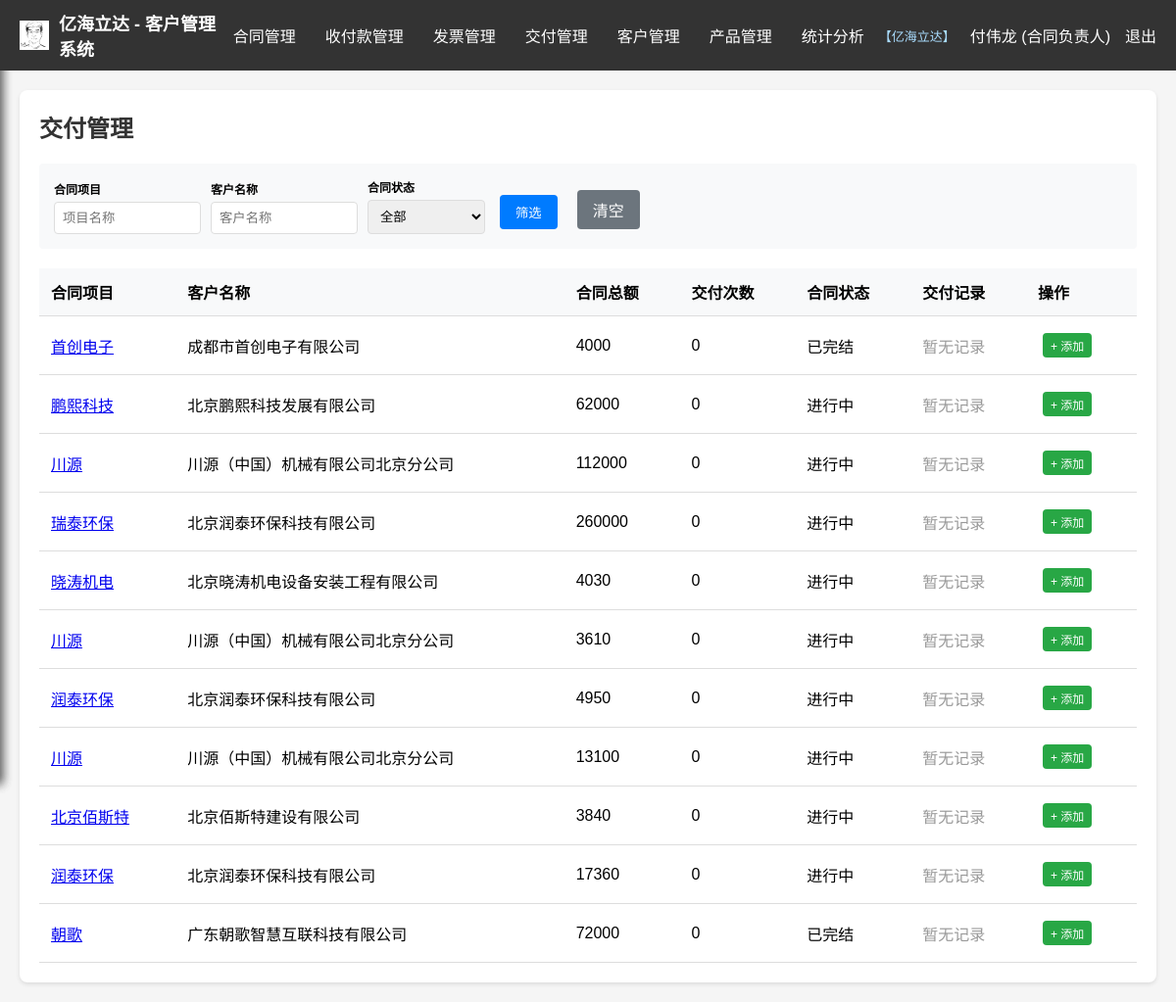
/deliveries (signed in), run on the app's committed database.
### models.py (models this page shows, shortened)
class TenantCustomer(db.Model):
    id = db.Column(db.Integer, primary_key=True)
    name = db.Column(db.String(200), nullable=False, unique=True)
    description = db.Column(db.String(500))
    created_at = db.Column(db.DateTime, default=datetime.utcnow)
    system_name = db.Column(db.String(200))
    company_name = db.Column(db.String(200))
    logo_file = db.Column(db.String(200))
    trial_expires_at = db.Column(db.DateTime, nullable=True)
    users = db.relationship('User', backref='tenant', lazy=True)

class User(db.Model):
    id = db.Column(db.Integer, primary_key=True)
    username = db.Column(db.String(50), nullable=False)
    __table_args__ = (db.UniqueConstraint('username', 'customer_id', name='uq_user_username_tenant'),)
    password_hash = db.Column(db.String(200), nullable=False)
    role = db.Column(db.String(50), nullable=False)
    permissions = db.Column(db.String(500))
    created_at = db.Column(db.DateTime, default=datetime.utcnow)
    customer_id = db.Column(db.Integer, db.ForeignKey('tenant_customer.id'), nullable=True)
    organization_id = db.Column(db.Integer, db.ForeignKey('organization.id'), nullable=True)

class Contract(db.Model):
    id = db.Column(db.Integer, primary_key=True)
    contract_number = db.Column(db.String(100))  # 新增：合同编号
    customer_name = db.Column(db.String(200), nullable=False)
    project_name = db.Column(db.String(200), nullable=False)
    product_name = db.Column(db.String(200))
    model = db.Column(db.String(100))
    unit = db.Column(db.String(50))
    quantity = db.Column(db.Float)
    unit_price = db.Column(db.Float)
    total_price = db.Column(db.Float, nullable=False)
    tax_rate = db.Column(db.Float)
    contract_type = db.Column(db.String(50))
    sub_type = db.Column(db.String(100))
    project_staff = db.Column(db.String(200))
    sales_staff = db.Column(db.String(100))
    file_path = db.Column(db.String(500))
    signing_date = db.Column(db.Date)
    status = db.Column(db.String(20), default='进行中')
    business_type = db.Column(db.String(20), default='销售')
    created_at = db.Column(db.DateTime, default=datetime.utcnow)
    customer_id = db.Column(db.Integer, db.ForeignKey('tenant_customer.id'), nullable=True)
    created_by = db.Column(db.String(100))
    organization_id = db.Column(db.Integer, db.ForeignKey('organization.id'), nullable=True)
    payments = db.relationship('Payment', backref='contract', lazy=True, cascade='all, delete-orphan')
    deliveries = db.relationship('Delivery', backref='contract', lazy=True, cascade='all, delete-orphan')
    invoices = db.relationship('Invoice', backref='contract', lazy=True, cascade='all, delete-orphan')
    products = db.relationship('ContractProduct', backref='contract', lazy=True, cascade='all, delete-orphan')

### app.py (the view)
@app.route('/deliveries')
@login_required
def deliveries_list():
    user_id = session.get('user_id')
    perms = get_user_function_permissions(user_id)
    has_delivery_perm = any('交付' in p for p in perms)
    if not has_delivery_perm and perms != 'all':
        flash('您没有交付管理权限，请联系管理员', 'warning')
        return redirect(url_for('index'))
    customer_id = get_current_customer_id()
    q = Contract.query
    if customer_id is not None:
        q = q.filter(Contract.customer_id == customer_id)
    f_contract = request.args.get('f_contract', '')
    f_customer = request.args.get('f_customer', '')
    f_status = request.args.get('f_status', '')
    if f_contract:
        q = q.filter(Contract.project_name.like(f'%{f_contract}%'))
    if f_customer:
        q = q.filter(Contract.customer_name.like(f'%{f_customer}%'))
    if f_status:
        q = q.filter(Contract.status == f_status)
    contracts = q.order_by(Contract.signing_date.desc()).all()
    contracts_with_deliveries = []
    for contract in contracts:
        deliveries = Delivery.query.filter_by(contract_id=contract.id).order_by(Delivery.delivery_date.desc()).all()
        contracts_with_deliveries.append({
            'contract': contract,
            'deliveries': deliveries,
            'delivery_count': len(deliveries)
        })
    filters = {
        'f_contract': f_contract,
        'f_customer': f_customer,
        'f_status': f_status
    }
    return render_template('deliveries_list.html', contracts_with_deliveries=contracts_with_deliveries, filters=filters)

### app.py (called while the page is built)
@app.template_filter('notrailzero')
def notrailzero_filter(val):
    if val is None:
        return ''
    return '{:g}'.format(float(val))

def get_current_customer_id():
    if 'user_id' not in session:
        return None
    user = db.session.get(User, session['user_id'])
    return user.customer_id if user else None

def get_user_function_permissions(user_id):
    user = db.session.get(User, user_id)
    if not user:
        return []
    if user.role == '超级管理员' or user.permissions == 'all':
        return 'all'
    permissions = set()
    if user.permissions:
        if user.permissions == 'all':
            return 'all'
        permissions.update(user.permissions.split(','))
    user_positions = UserPosition.query.filter_by(user_id=user_id).all()
    for up in user_positions:
        position = db.session.get(Position, up.position_id)
        if position and position.function_permissions:
            position_perms = position.function_permissions.split(',')
            permissions.update(position_perms)
    return list(permissions)

def login_required(f):
    @wraps(f)
    def decorated_function(*args, **kwargs):
        if 'user_id' not in session:
            flash('请先登录', 'warning')
            return redirect(url_for('login'))
        return f(*args, **kwargs)
    return decorated_function

### templates/deliveries_list.html (shortened to what this page needs)
{% extends "base.html" %}
{% block content %}
<h2>交付管理</h2>
<form method="GET" style="background:#f8f9fa;padding:15px;border-radius:4px;margin-bottom:20px;">
    <div style="display:flex;gap:10px;flex-wrap:wrap;align-items:flex-end;">
        <div class="form-group" style="margin:0;">
            <label style="font-size:12px;">合同项目</label>
            <input type="text" name="f_contract" value="{{ filters.f_contract }}" placeholder="项目名称" style="width:150px;">
        </div>
        <div class="form-group" style="margin:0;">
            <label style="font-size:12px;">客户名称</label>
            <input type="text" name="f_customer" value="{{ filters.f_customer }}" placeholder="客户名称" style="width:150px;">
        </div>
        <div class="form-group" style="margin:0;">
            <label style="font-size:12px;">合同状态</label>
            <select name="f_status" style="width:120px;">
                <option value="">全部</option>
            </select>
        </div>
        <button type="submit" class="btn btn-primary">筛选</button>
        <a href="{{ url_for('deliveries_list') }}" class="btn btn-secondary">清空</a>
    </div>
</form>
<table>
    <thead>
        <tr>
            <th>合同项目</th>
            <th>客户名称</th>
            <th>合同总额</th>
            <th>交付次数</th>
            <th>合同状态</th>
            <th>交付记录</th>
            <th>操作</th>
        </tr>
    </thead>
    <tbody>
        {% for item in contracts_with_deliveries %}
        <tr>
            <td><a href="{{ url_for('view_contract', id=item.contract.id) }}">{{ item.contract.project_name }}</a></td>
            <td>{{ item.contract.customer_name }}</td>
            <td>{{ item.contract.total_price | notrailzero }}</td>
            <td>{{ item.delivery_count }}</td>
            <td>{{ item.contract.status }}</td>
            <td>
                {% if item.deliveries %}
                <div style="max-height:150px;overflow-y:auto;font-size:12px;">
                    {% for delivery in item.deliveries %}
                    <div style="border-bottom:1px solid #eee;padding:4px 0;">
                        <div><strong>{{ delivery.delivery_date.strftime('%Y-%m-%d') if delivery.delivery_date else '-' }}</strong></div>
                        <div style="color:#666;">内容: {{ delivery.content or '-' }}</div>
                        <div style="color:#888;">备注: {{ delivery.note or '-' }}</div>
                        <div style="margin-top:2px;">
                            {% if delivery.delivery_file %}
                            <a href="{{ url_for('download_file', filename=delivery.delivery_file) }}" target="_blank" style="font-size:11px;">查看附件</a> |
                            {% endif %}
                            <a href="{{ url_for('edit_delivery', did=delivery.id) }}" style="font-size:11px;">编辑</a> |
                            <form method="POST" action="{{ url_for('delete_delivery', did=delivery.id) }}" style="display:inline;">
                                <button type="submit" style="background:none;border:none;color:#dc3545;cursor:pointer;font-size:11px;padding:0;" onclick="return confirm('确定删除？')">删除</button>
                            </form>
                        </div>
                    </div>
                    {% endfor %}
                </div>
                {% else %}
                <span style="color:#999;">暂无记录</span>
                {% endif %}
            </td>
            <td>
                <a href="{{ url_for('add_delivery', id=item.contract.id) }}" class="btn btn-success" style="padding:4px 8px;font-size:12px;">+ 添加</a>
            </td>
        </tr>
        {% else %}
        <tr>
            <td colspan="7" style="text-align:center;color:#999;">暂无合同</td>
        </tr>
        {% endfor %}
    </tbody>
</table>
{% endblock %}

### templates/base.html (shortened to what this page needs)
<!DOCTYPE html>
<html lang="zh-CN">
<head>
    <link rel="stylesheet" href="https://cdn.jsdelivr.net/npm/flatpickr/dist/flatpickr.min.css">
</head>
<body>
    <div class="top-nav">
        <div class="logo">
            {% if company_logo_file %}<img src="{{ url_for('static', filename=company_logo_file) }}" alt="logo">{% endif %}
            {% if company_name %}{{ company_name }} - {% endif %}{{ system_name|default('客户管理系统') }}
        </div>
        <ul class="top-menu">
            {% if session.username == 'superadmin' %}
            <li><a href="{{ url_for('tenant_management') }}">租户管理</a></li>
            <li><a href="{{ url_for('sysconfig') }}">系统配置</a></li>
            {% else %}
            <li id="contractMenu">
                <a href="{{ url_for('index') }}">合同管理</a>
            </li>
            <li id="paymentMenu">
                <a href="{{ url_for('payments_list') }}">收付款管理</a>
            </li>
            <li id="invoiceMenu">
                <a href="{{ url_for('invoices_list') }}">发票管理</a>
            </li>
            <li id="deliveryMenu">
                <a href="{{ url_for('deliveries_list') }}">交付管理</a>
            </li>
            <li id="customerMenu">
                <a href="{{ url_for('customers') }}">客户管理</a>
            </li>
            <li id="productMenu">
                <a href="{{ url_for('products') }}">产品管理</a>
            </li>
            <li><a href="{{ url_for('statistics') }}">统计分析</a></li>
            {% endif %}
        </ul>
        <div class="user-info">
            {% if current_tenant_name %}
            <span style="color: #adf; font-size:13px;">【{{ current_tenant_name }}】</span>
            {% elif session.username == 'superadmin' %}
            <span style="color: #adf; font-size:13px;">【系统总后台】</span>
            {% endif %}
            <span>{{ session.username }} ({{ session.role }})</span>
            <a href="{{ url_for('logout') }}">退出</a>
        </div>
    </div>
    <main class="main-content">
        <div class="container">
            {% block content %}{% endblock %}
        </div>
    </main>
</body>
</html>

### templates/base.html (style rules this page uses)
* { margin: 0; padding: 0; box-sizing: border-box; }
body { font-family: Arial, sans-serif; background: #f5f5f5; }
.top-nav { background: #333; padding: 10px 20px; display: flex; align-items: center; position: relative; z-index: 100; }
.top-nav .logo { color: white; font-size: 18px; font-weight: bold; margin-right: auto; display: flex; align-items: center; }
.top-nav .logo img { height: 30px; margin-right: 10px; }
.top-menu { display: flex; align-items: center; gap: 0; flex: 1; }
.top-menu > li { list-style: none; position: relative; }
.top-menu > li > a { display: block; padding: 10px 15px; color: white; text-decoration: none; white-space: nowrap; cursor: pointer; }
.user-info { display: flex; align-items: center; gap: 15px; margin-left: auto; }
.user-info span, .user-info a { color: white; text-decoration: none; white-space: nowrap; }
.main-content { padding: 20px; transition: margin-left 0.3s ease; }
.container { max-width: 1400px; margin: 0 auto; background: white; padding: 20px; border-radius: 8px; box-shadow: 0 2px 4px rgba(0,0,0,0.1); }
h1, h2 { color: #333; margin-bottom: 20px; }
.btn { padding: 8px 16px; border: none; border-radius: 4px; cursor: pointer; text-decoration: none; display: inline-block; margin: 5px; }
.btn-primary { background: #007bff; color: white; }
.btn-success { background: #28a745; color: white; }
.btn-secondary { background: #6c757d; color: white; }
table { width: 100%; border-collapse: collapse; margin-top: 20px; }
th, td { padding: 12px; text-align: left; border-bottom: 1px solid #ddd; }
th { background: #f8f9fa; font-weight: bold; }
.form-group { margin-bottom: 15px; }
label { display: block; margin-bottom: 5px; font-weight: bold; }
input, select, textarea { width: 100%; padding: 8px; border: 1px solid #ddd; border-radius: 4px; }

### data on the page
TenantCustomer: logo_file (picture), company_name "亿海立达", name "亿海立达"
User: role "合同负责人"
Contract: contract.project_name "首创电子", contract.customer_name "成都市首创电子有限公司", contract.total_price|notrailzero "4000", contract.status "已完结"
Contract: contract.project_name "鹏熙科技", contract.customer_name "北京鹏熙科技发展有限公司", contract.total_price|notrailzero "62000", contract.status "进行中"
Contract: contract.project_name "川源", contract.customer_name "川源（中国）机械有限公司北京分公司", contract.total_price|notrailzero "112000", contract.status "进行中"
Contract: contract.project_name "瑞泰环保", contract.customer_name "北京润泰环保科技有限公司", contract.total_price|notrailzero "260000", contract.status "进行中"
Contract: contract.project_name "晓涛机电", contract.customer_name "北京晓涛机电设备安装工程有限公司", contract.total_price|notrailzero "4030", contract.status "进行中"
Contract: contract.project_name "川源", contract.customer_name "川源（中国）机械有限公司北京分公司", contract.total_price|notrailzero "3610", contract.status "进行中"
Contract: contract.project_name "润泰环保", contract.customer_name "北京润泰环保科技有限公司", contract.total_price|notrailzero "4950", contract.status "进行中"
Contract: contract.project_name "川源", contract.customer_name "川源（中国）机械有限公司北京分公司", contract.total_price|notrailzero "13100", contract.status "进行中"
Contract: contract.project_name "北京佰斯特", contract.customer_name "北京佰斯特建设有限公司", contract.total_price|notrailzero "3840", contract.status "进行中"
Contract: contract.project_name "润泰环保", contract.customer_name "北京润泰环保科技有限公司", contract.total_price|notrailzero "17360", contract.status "进行中"
Contract: contract.project_name "朝歌", contract.customer_name "广东朝歌智慧互联科技有限公司", contract.total_price|notrailzero "72000", contract.status "已完结"

### other printed values
{{ system_name|default('客户管理系统') }} "客户管理系统"
{{ session.username }} "付伟龙"
{{ item.delivery_count }} "0" "0" "0" "0" "0" "0" "0" "0" "0" "0" "0"
